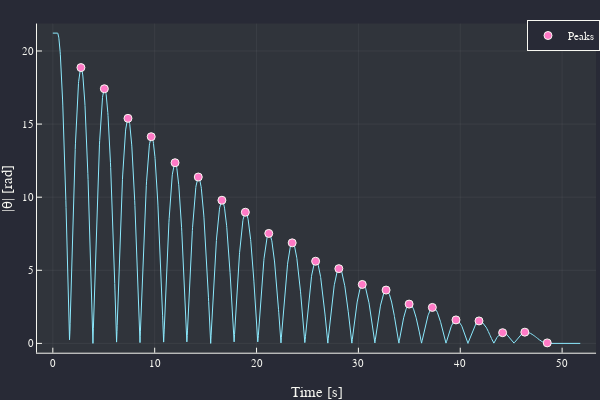

This figure's notebook cell:
### Markdown cell above
#### Data 3

### Code cell
data3[!,2] = abs.(data3[!,2])
peaks = findmaxima(data3[!,2])
peaks = peaks[1][data3[peaks[1],2] .< 20]
plot(data3[!,1], abs.(data3[!,2]),
	xlabel = "Time [s]",
	ylab = "|θ| [rad]",
	labels = :none)
scatter!(data3[peaks,1],data3[peaks,2],
labels = "Peaks")

### Figure 1 — Plotly figure (JSON) as saved in the notebook; plotly's stock layout.template omitted (floating-point values rounded to 4 significant figures; data arrays with more than 128 entries replaced by an {"elided": "..."} marker saying what was removed)
{"data": [{"colorbar": {"title": ""}, "legendgroup": "", "line": {"color": "rgba(139, 233, 253, 1.000)", "dash": "solid", "shape": "linear", "width": 1}, "mode": "lines", "name": "", "showlegend": false, "type": "scatter", "x": {"elided": "2590 float values"}, "xaxis": "x", "y": {"elided": "2590 float values"}, "yaxis": "y", "zmax": null, "zmin": null}, {"colorbar": {"title": ""}, "legendgroup": "Peaks", "marker": {"color": "rgba(255, 121, 198, 1.000)", "line": {"color": "rgba(248, 248, 242, 1.000)", "width": 1}, "size": 8, "symbol": "circle"}, "mode": "markers", "name": "Peaks", "showlegend": true, "type": "scatter", "x": [2.76, 5.06, 7.38, 9.66, 12, 14.28, 16.6, 18.9, 21.2, 23.5, 25.8, 28.08, 30.38, 32.72, 34.98, 37.26, 39.58, 41.84, 44.16, 46.34, 48.54], "xaxis": "x", "y": [18.87, 17.42, 15.39, 14.14, 12.36, 11.38, 9.791, 8.971, 7.522, 6.877, 5.62, 5.114, 4.032, 3.648, 2.688, 2.461, 1.606, 1.536, 0.733, 0.7679, 0.03491], "yaxis": "y", "zmax": null, "zmin": null}], "layout": {"annotations": [], "height": 400, "legend": {"bgcolor": "rgba(40, 42, 54, 1.000)", "bordercolor": "rgba(248, 248, 242, 1.000)", "borderwidth": 1, "font": {"color": "rgba(248, 248, 242, 1.000)", "family": "sans-serif", "size": 11}, "title": {"font": {"color": "rgba(248, 248, 242, 1.000)", "family": "sans-serif", "size": 15}, "text": ""}, "tracegroupgap": 0, "traceorder": "normal", "x": 1, "xanchor": "auto", "y": 1, "yanchor": "auto"}, "margin": {"b": 20, "l": 0, "r": 0, "t": 20}, "paper_bgcolor": "rgba(40, 42, 54, 1.000)", "plot_bgcolor": "rgba(48, 52, 59, 1.000)", "showlegend": true, "width": 600, "xaxis": {"anchor": "y", "domain": [0.06165, 0.9934], "gridcolor": "rgba(248, 248, 242, 0.100)", "gridwidth": 0.5, "linecolor": "rgba(248, 248, 242, 1.000)", "mirror": false, "range": [-1.553, 53.33], "showgrid": true, "showline": true, "showticklabels": true, "tickangle": 0, "tickcolor": "rgb(248, 248, 242)", "tickfont": {"color": "rgba(248, 248, 242, 1.000)", "family": "sans-serif", "size": 11}, "tickmode": "array", "ticks": "inside", "ticktext": ["0", "10", "20", "30", "40", "50"], "tickvals": [0, 10, 20, 30, 40, 50], "title": "Time [s]", "titlefont": {"color": "rgba(248, 248, 242, 1.000)", "family": "sans-serif", "size": 15}, "type": "-", "visible": true, "zeroline": false, "zerolinecolor": "rgba(248, 248, 242, 1.000)"}, "yaxis": {"anchor": "x", "domain": [0.07581, 0.9902], "gridcolor": "rgba(248, 248, 242, 0.100)", "gridwidth": 0.5, "linecolor": "rgba(248, 248, 242, 1.000)", "mirror": false, "range": [-0.6372, 21.88], "showgrid": true, "showline": true, "showticklabels": true, "tickangle": 0, "tickcolor": "rgb(248, 248, 242)", "tickfont": {"color": "rgba(248, 248, 242, 1.000)", "family": "sans-serif", "size": 11}, "tickmode": "array", "ticks": "inside", "ticktext": ["0", "5", "10", "15", "20"], "tickvals": [0, 5, 10, 15, 20], "title": "|θ| [rad]", "titlefont": {"color": "rgba(248, 248, 242, 1.000)", "family": "sans-serif", "size": 15}, "type": "-", "visible": true, "zeroline": false, "zerolinecolor": "rgba(248, 248, 242, 1.000)"}}}
